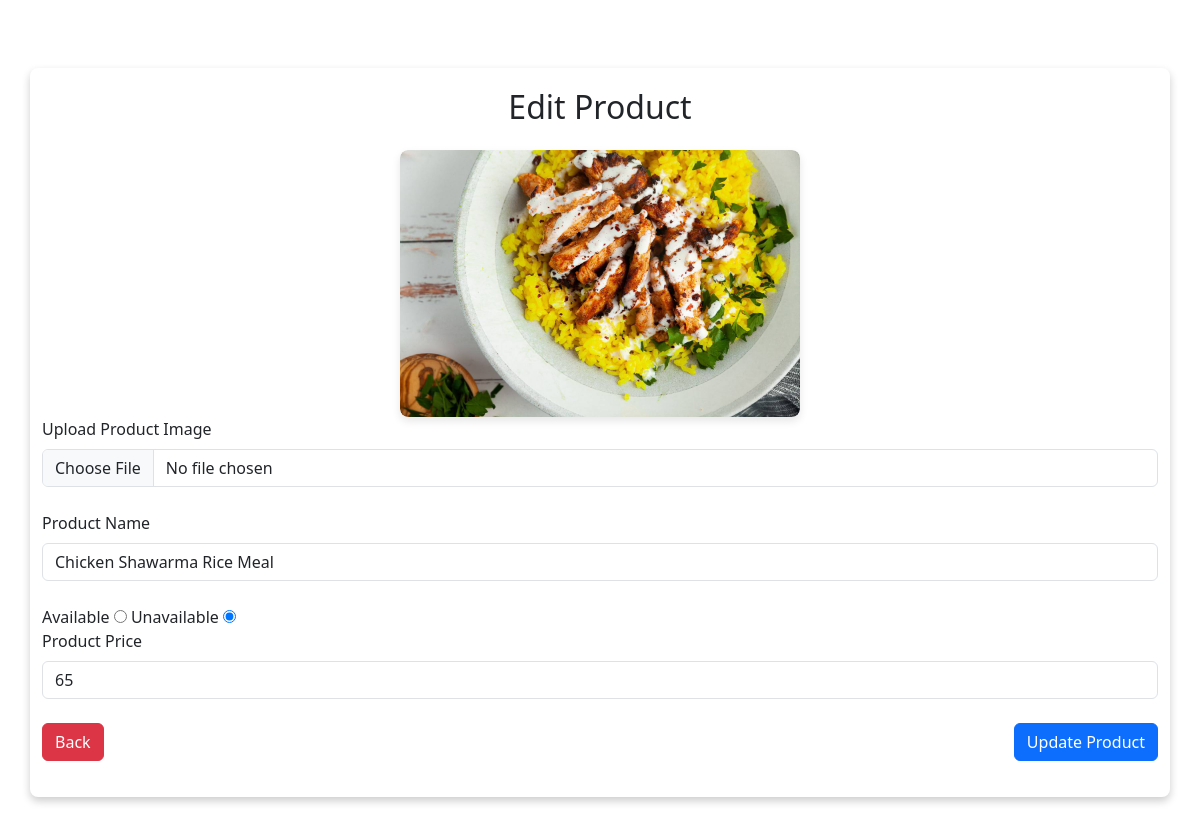
/Admin/edit.php?id=2 (signed in), run on the app's committed database.
### tables this page shows
CREATE TABLE `products` (
  `product_id` int(11) NOT NULL,
  `product_name` varchar(100) NOT NULL,
  `product_price` varchar(50) NOT NULL,
  `product_status` varchar(50) NOT NULL,
  `product_image` varchar(300) NOT NULL
);

### Admin/edit.php (the view, shortened to what this page needs)
<?php
include "../dbconfig.php";
include "../style.php";
$url_id = $_GET['id'];
$fetch_product_details = $pdo->prepare("SELECT * FROM products WHERE product_id = :product_id");
$fetch_product_details->execute([":product_id" => $url_id]);
$product_details = $fetch_product_details->fetch();
?>
<!DOCTYPE html>
<html lang="en">
<head>
    <link href="https://cdn.jsdelivr.net/npm/bootstrap@5.3.3/dist/css/bootstrap.min.css" rel="stylesheet">
</head>
<body>
    <div class="container mt-5">
        <h2 class="text-center mb-4">Edit Product</h2>
        <form action="" method="post" enctype="multipart/form-data">
            <div class="image-container">
                <img id="productImagePreview" src="../img/<?php echo $product_details['product_image']?>" alt="<?= $product_details['product_image']?>" class="img-fluid product-image">
            </div>
            <div class="mb-4">
                <label for="productImage" class="form-label">Upload Product Image</label>
                <input type="file" class="form-control" id="productImage" name="product_image" onchange="previewImage()">
            </div>
            <div class="mb-4">
                <label for="productName" class="form-label">Product Name</label>
                <input type="text" class="form-control" id="productName" name="product_name" value="<?= $product_details['product_name'] ?>" required>
            </div>
            <?php if($product_details['product_status']=="Available"):?>
                <div class="mb-4">
                    <label class="form-label">Product Status</label>
                    <div class="form-check">
                        <input class="form-check-input" type="radio" name="product_status" id="available" value="Available" <?= ($product_details['product_status'] == "Available") ? "checked" : "" ?>>
                        <label class="form-check-label" for="available">
                            Available
                        </label>
                    </div>
                    <div class="form-check">
                        <input class="form-check-input" type="radio" name="product_status" id="unavailable" value="Unavailable" <?= ($product_details['product_status'] == "Unavailable") ? "checked" : "" ?>>
                        <label class="form-check-label" for="unavailable">
                            Unavailable
                        </label>
                    </div>
                </div>
            <?php else:?>
                <label for="">Available</label>
                <input type="radio" value = "Unavailable" name = "product_status">
                <label for="">Unavailable</label>
                <input type="radio" value = "Unavailable" checked name = "product_status">
            <?php endif; ?>
            <div class="mb-4">
                <label for="productPrice" class="form-label">Product Price</label>
                <input type="number" class="form-control" id="productPrice" name="product_price" value="<?= $product_details['product_price'] ?>" required>
            </div>
            <div class="row justify-content-between">
                <div class="col-auto">
                    <a href="index.php" class="btn btn-danger">Back</a>
                </div>
                <div class="col-auto">
                    <button type="submit" class="btn btn-primary" name="update">Update Product</button>
                </div>
            </div>
        </form>
    </div>
</body>
</html>

### style.php (style rules this page uses)
body { font-family: Arial, sans-serif; background-color: #f4f4f4; color: #333; margin: 0; padding: 20px; }
.container { max-width: 1000px; margin: auto; background: white; padding: 20px; border-radius: 8px; box-shadow: 0 4px 8px rgba(0, 0, 0, 0.2); }
h1, h2 { color: #007BFF; }
.product-image { height: 200px; object-fit: cover; }

### Admin/edit.php (style rules this page uses)
.image-container { display: flex; justify-content: center; align-items: center; max-width: 400px; max-height: 300px; overflow: hidden; margin: 0 auto; border-radius: 8px; box-shadow: 0 4px 8px rgba(0, 0, 0, 0.1); }
.product-image { max-width: 100%; max-height: 100%; object-fit: cover; border-radius: 8px; }

### data on the page
products: product_image (picture), product_name "Chicken Shawarma Rice Meal", product_price "65"
